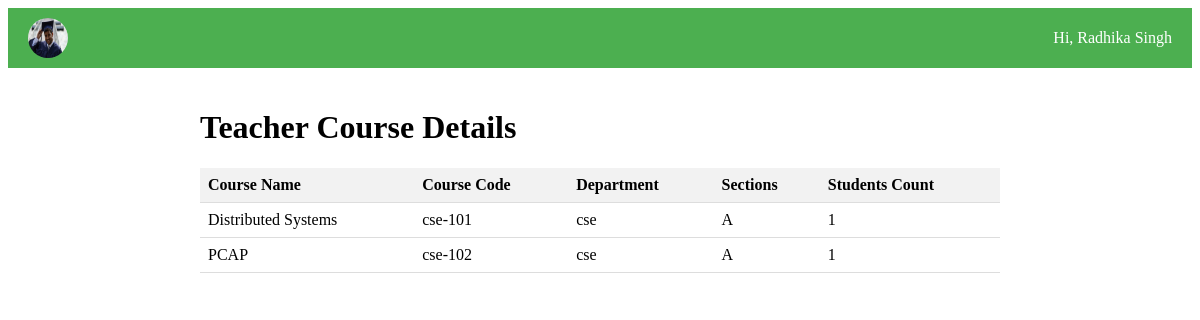
/teacher_course_details (signed in), run on the app's committed database.
### app/models.py (models this page shows, shortened)
class Details(models.Model):
    user = models.OneToOneField(User, on_delete=models.CASCADE)
    regno = models.CharField(max_length=100)
    name = models.CharField(max_length=100)
    email = models.EmailField(max_length=100)
    gender = models.CharField(max_length=10)
    contact_number = models.CharField(max_length=15)
    branch = models.CharField(max_length=100)

class Course(models.Model):
    course_name = models.CharField(max_length=100)
    course_code = models.CharField(max_length=10, unique=True)
    dept = models.CharField(max_length=50)

### app/views.py (the view)
# urls.py: path('teacher_course_details',views.teacher_course_details,name='teacher_course_details'),
@login_required
def teacher_course_details(request):
    try:
        teacher = Teacher.objects.get(user=request.user)
        profile = Details.objects.get(user=request.user)
        context = {
            'username': profile.name,
        }
        courses = Course.objects.filter(dept=teacher.regno.branch)
        course_details = []
        for course in courses:
            student_courses = StudentCourse.objects.filter(course_code=course)
            sections = []
            for student_course in student_courses:
                section = StudentSection.objects.filter(regno=student_course.regno, section=teacher.section).first()
                if section:
                    sections.append(section.section)
            section_details = []
            for section in sections:
                students_count = StudentSection.objects.filter(section=section).count()
                section_details.append({'section': section, 'students_count': students_count})
            course_details.append({'course_name': course.course_name, 'course_code': course.course_code, 'dept': course.dept, 'sections': section_details})
    except Teacher.DoesNotExist:
        course_details = []
    return render(request, 'teacher_course_details.html', {'course_details': course_details, 'context': context})

### app/templates/teacher_course_details.html (shortened to what this page needs)
<!DOCTYPE html>
<html lang="en">
<head>
</head>
<body>
    <div class="navbar">
        <img src="static/img/student.jpg" alt="Profile Picture">
        <span>Hi, {{ context.username }}</span>
    </div>
    <div class="container">
        <h1>Teacher Course Details</h1>
        {% if course_details %}
            <table>
                <tr>
                    <th>Course Name</th>
                    <th>Course Code</th>
                    <th>Department</th>
                    <th>Sections</th>
                    <th>Students Count</th>
                </tr>
                {% for course_detail in course_details %}
                    <tr>
                        <td>{{ course_detail.course_name }}</td>
                        <td>{{ course_detail.course_code }}</td>
                        <td>{{ course_detail.dept }}</td>
                        <td>
                            {% if course_detail.sections %}
                                {% for section_detail in course_detail.sections %}
                                    {{ section_detail.section }}
                                {% endfor %}
                            {% else %}
                                No sections found
                            {% endif %}
                        </td>
                        <td>
                            {% if course_detail.sections %}
                                {% for section_detail in course_detail.sections %}
                                    {{ section_detail.students_count }}
                                {% endfor %}
                            {% else %}
                                0
                            {% endif %}
                        </td>
                    </tr>
                {% endfor %}
            </table>
        {% else %}
            <p>No courses found.</p>
        {% endif %}
    </div>
</body>
</html>

### app/templates/teacher_course_details.html (style rules this page uses)
.navbar { background-color: #4CAF50; color: white; padding: 10px 20px; display: flex; justify-content: space-between; align-items: center; text-align: center; }
.navbar img { width: 40px; height: 40px; border-radius: 50%; }
.container { max-width: 800px; margin: 0 auto; padding: 20px; }
table { width: 100%; border-collapse: collapse; margin-top: 20px; }
th, td { padding: 8px; text-align: left; border-bottom: 1px solid #ddd; }
th { background-color: #f2f2f2; }

### data on the page
Details: username "Radhika Singh"
Course: course_name "Distributed Systems", course_code "cse-101", dept "cse"
Course: course_name "PCAP", course_code "cse-102", dept "cse"

### other printed values
{{ section_detail.section }} "A" "A"
{{ section_detail.students_count }} "1" "1"
